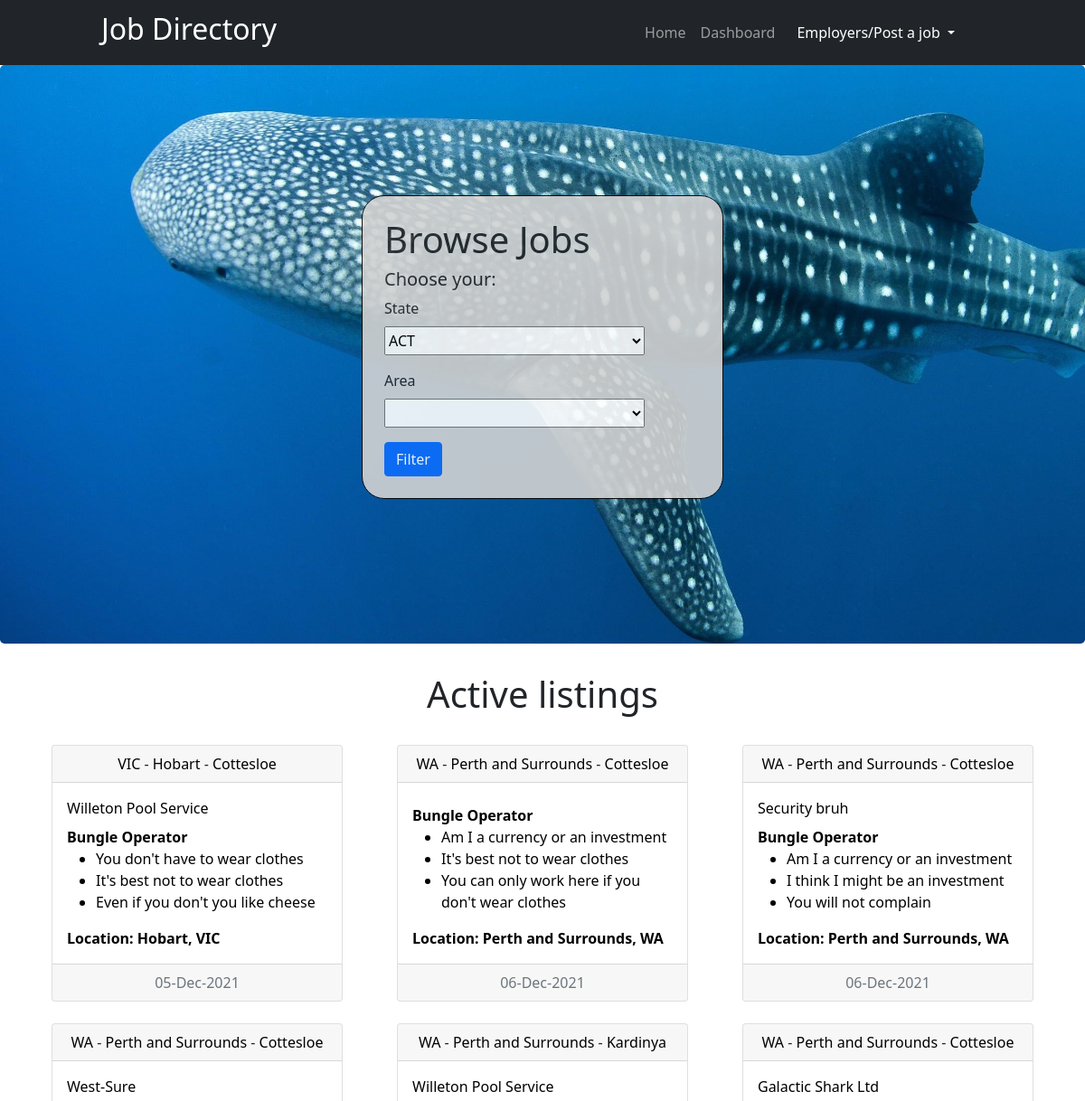
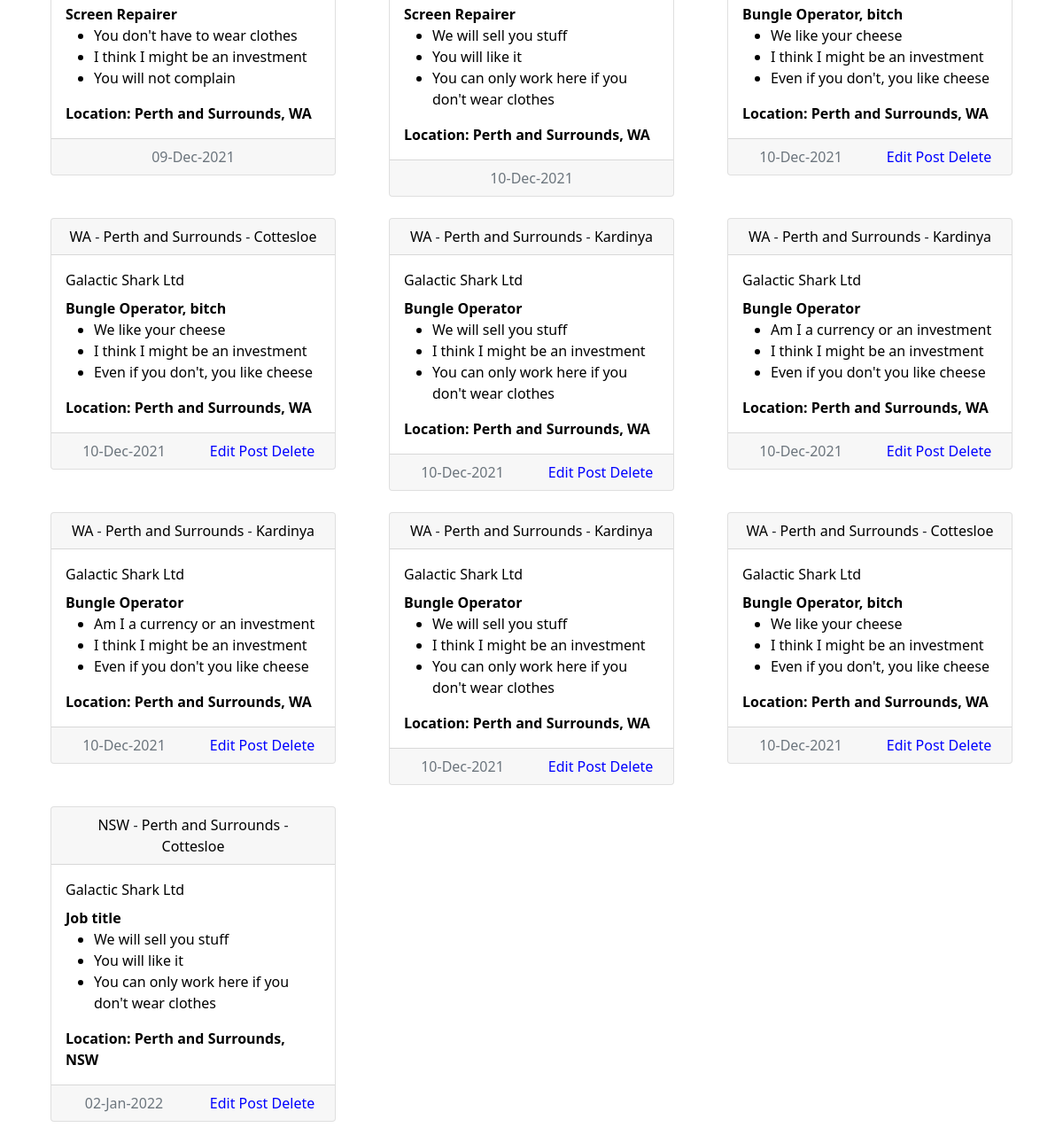
Screenshot of / (signed in) with the database file from the repository (2 pictures, top to bottom).
### application.py (models this page shows, shortened)
class Job(db.Model):
    id = db.Column(db.Integer, primary_key=True)
    job_title = db.Column(db.String(255))
    state = db.Column(db.String(255))
    area = db.Column(db.String(255))
    suburb = db.Column(db.String(255))
    description = db.Column(db.Text)
    highlight_1 = db.Column(db.Text)
    highlight_2 = db.Column(db.Text)
    highlight_3 = db.Column(db.Text)
    date_posted = db.Column(db.DateTime, default=datetime.utcnow)
    deleted = db.Column(db.String(5))
    poster_id = db.Column(db.Integer, db.ForeignKey('user.id'))

class User(db.Model, UserMixin):
    id = db.Column(db.Integer, primary_key=True)
    company = db.Column(db.String(200))
    firstname = db.Column(db.String(200), nullable=False)
    lastname = db.Column(db.String(200), nullable=False)
    email = db.Column(db.String(120), nullable=False, unique=True)
    password_hash = db.Column(db.String(128), nullable=False)
    date_added = db.Column(db.DateTime, default=datetime.utcnow)
    jobs = db.relationship('Job', backref='poster')
    drafts = db.relationship('Drafts', backref='poster')
    deleted = db.Column(db.String(5), default=0)
    @property
    def password(self):
        raise AttributeError('not valid')

### application.py (the view)
@application.route('/')
def index():
    form = FilterForm()
    posts = Job.query.all()
    form.state.choices = [(state.id, state.name) for state in State.query.all()]
    if request.method == 'POST':
        area = Area.query.filter_by()
        return '<h1>State: {}, Area: {}</h1>'.format(form.state.data, area.name)
    return render_template('index.html', form=form, posts=posts)

### forms.py
class FilterForm(FlaskForm):
    state = SelectField('State',
                        choices=[])
    area = SelectField('Area',
                       choices=[])
    submit = SubmitField('Filter')

### application.py (called while the page is built)
@login_manager.user_loader
def load_user(id):
    return User.query.get(int(id))

### templates/index.html (shortened to what this page needs)
{% extends 'base.html' %}
{% block content %}
<div class="jumbotron">
    <div class="filter container card p-4 ">
        <form action="" method="POST">
            <div class="card-title filter-title" onchange="populate(this.id, 'slct2')">
                <h1>Browse Jobs</h1>
                <h5>Choose your:</h5>
            </div>
            <p>
                {{ form.state.label(class="form-label")}} </br>
                {{ form.state(class="form-control, dropdown-toggle", style="width:18rem; height:2rem;") }}
            </p>
            <p>
                {{ form.area.label(class="form-label") }} </br>
                {{ form.area(class="form-control, dropdown-toggle", style="width:18rem; height:2rem;") }}
            </p>
            <div>
                {{form.submit(class="btn btn-primary")}}
            </div>
        </form>
    </div>
</div>
<div class="container">
    <div class="card-deck-header text-center">
        <h1>Active listings</h1>
        <div class="card-deck">
            {% for post in posts %}
            {% if post.deleted == "0" %}
            <div class="col-md-4">
                <div class="card cards text-center">
                    <div class="card-header head-place">
                        <a href="#">{{ post.state }}</a> - <a href="#">{{ post.area }}</a> - <a href="#">{{ post.suburb
                        }}</a>
                    </div>
                    <a href="{{ url_for('posts_bp.display_post', id=post.id) }}" class="card-link">
                        <div class="card-body text-start">
                            <p class="card-title">{{ post.poster.company }}</p>
                            <strong class="card-text">{{ post.job_title }}</strong>
                            <ul>
                                <li class="card-text">
                                    {{ post.highlight_1 }}
                                </li>
                                <li class="card-text">
                                    {{ post.highlight_2 }}
                                </li>
                                <li class="card-text">
                                    {{ post.highlight_3 }}
                                </li>
                            </ul>
                            <strong class="card-text">Location: {{ post.area }}, {{ post.state }}</strong>
                        </div>
                    </a>
                    <div class="card-footer text-muted container">
                        <div class="row">
                            <div class="col">
                                {{ post.date_posted.strftime('%d-%b-%Y') }}
                            </div>
                            {% if current_user.id == post.poster.id %}
                            <div class="col foot-butt">
                                <a href="{{url_for('posts_bp.edit_post', id=post.id)}}">Edit Post</a>
                                <a href="{{ url_for('posts_bp.delete_post', id=post.id) }}">Delete</a>
                            </div>
                            {% endif %}
                        </div>
                    </div>
                </div>
            </div>
            {% endif %}
            {% endfor %}
        </div>
    </div>
</div>
{% endblock %}

### static/css/style.css (style rules this page uses)
.filter { width:25rem; margin-top: 5rem; opacity: 0.9; background-color: #d3d3d3; border-radius: 25px; border-color: black; }
.jumbotron { height:40rem; background-repeat: no-repeat; background-size: cover; background-image: url("../img/whale-shark.jpeg") }
body { min-height: 100vh; min-height: -webkit-fill-available; }
html { height: -webkit-fill-available; }
.dropdown-toggle { outline: 0; }
.cards { transition: all 0.2s ease; cursor: pointer }
.card-deck a:link { color: black; text-decoration: none; }
.foot-butt a:link { color: blue; text-decoration: none; }

### rows the page displays
Job: state "VIC", area "Hobart", suburb "Cottesloe", poster.company "Willeton Pool Service", job_title "Bungle Operator", highlight_1 "You don't have to wear clothes", highlight_2 "It's best not to wear clothes", highlight_3 "Even if you don't you like cheese", date_posted "05-Dec-2021"
Job: state "WA", area "Perth and Surrounds", suburb "Cottesloe", job_title "Bungle Operator", highlight_1 "Am I a currency or an investment", highlight_2 "It's best not to wear clothes", highlight_3 "You can only work here if you don't wear clothes", date_posted "06-Dec-2021"
Job: state "WA", area "Perth and Surrounds", suburb "Cottesloe", poster.company "Security bruh", job_title "Bungle Operator", highlight_1 "Am I a currency or an investment", highlight_2 "I think I might be an investment", highlight_3 "You will not complain", date_posted "06-Dec-2021"
Job: state "WA", area "Perth and Surrounds", suburb "Cottesloe", poster.company "West-Sure", job_title "Screen Repairer", highlight_1 "You don't have to wear clothes", highlight_2 "I think I might be an investment", highlight_3 "You will not complain", date_posted "09-Dec-2021"
Job: state "WA", area "Perth and Surrounds", suburb "Kardinya", poster.company "Willeton Pool Service", job_title "Screen Repairer", highlight_1 "We will sell you stuff", highlight_2 "You will like it", highlight_3 "You can only work here if you don't wear clothes", date_posted "10-Dec-2021"
Job: state "WA", area "Perth and Surrounds", suburb "Cottesloe", poster.company "Galactic Shark Ltd", job_title "Bungle Operator, bitch", highlight_1 "We like your cheese", highlight_2 "I think I might be an investment", highlight_3 "Even if you don't, you like cheese", date_posted "10-Dec-2021"
Job: state "WA", area "Perth and Surrounds", suburb "Cottesloe", poster.company "Galactic Shark Ltd", job_title "Bungle Operator, bitch", highlight_1 "We like your cheese", highlight_2 "I think I might be an investment", highlight_3 "Even if you don't, you like cheese", date_posted "10-Dec-2021"
Job: state "WA", area "Perth and Surrounds", suburb "Kardinya", poster.company "Galactic Shark Ltd", job_title "Bungle Operator", highlight_1 "We will sell you stuff", highlight_2 "I think I might be an investment", highlight_3 "You can only work here if you don't wear clothes", date_posted "10-Dec-2021"
Job: state "WA", area "Perth and Surrounds", suburb "Kardinya", poster.company "Galactic Shark Ltd", job_title "Bungle Operator", highlight_1 "Am I a currency or an investment", highlight_2 "I think I might be an investment", highlight_3 "Even if you don't you like cheese", date_posted "10-Dec-2021"
Job: state "WA", area "Perth and Surrounds", suburb "Kardinya", poster.company "Galactic Shark Ltd", job_title "Bungle Operator", highlight_1 "Am I a currency or an investment", highlight_2 "I think I might be an investment", highlight_3 "Even if you don't you like cheese", date_posted "10-Dec-2021"
Job: state "WA", area "Perth and Surrounds", suburb "Kardinya", poster.company "Galactic Shark Ltd", job_title "Bungle Operator", highlight_1 "We will sell you stuff", highlight_2 "I think I might be an investment", highlight_3 "You can only work here if you don't wear clothes", date_posted "10-Dec-2021"
Job: state "WA", area "Perth and Surrounds", suburb "Cottesloe", poster.company "Galactic Shark Ltd", job_title "Bungle Operator, bitch", highlight_1 "We like your cheese", highlight_2 "I think I might be an investment", highlight_3 "Even if you don't, you like cheese", date_posted "10-Dec-2021"
Job: state "NSW", area "Perth and Surrounds", suburb "Cottesloe", poster.company "Galactic Shark Ltd", job_title "Job title", highlight_1 "We will sell you stuff", highlight_2 "You will like it", highlight_3 "You can only work here if you don't wear clothes", date_posted "02-Jan-2022"
